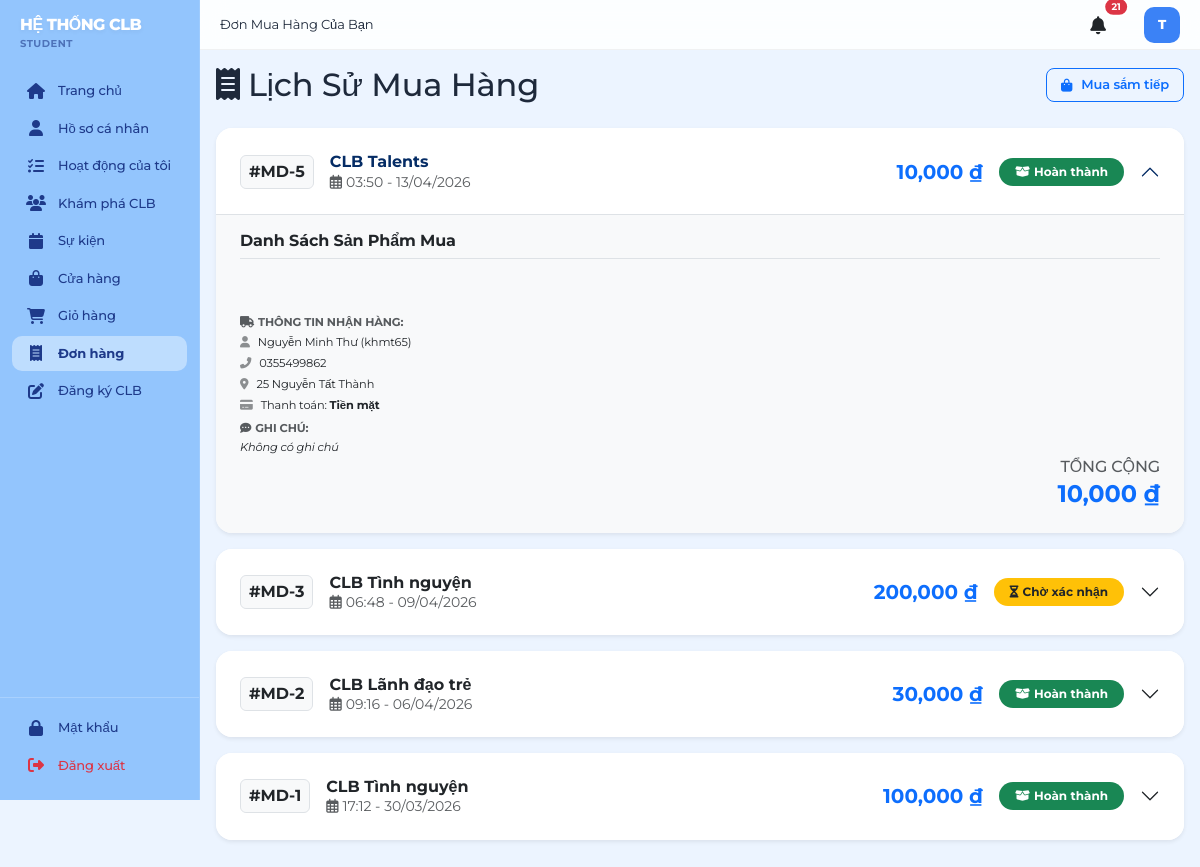
The app's page /orders (signed in) with its own data.
### models.py (models this page shows, shortened)
class User(db.Model):
    __tablename__ = 'users'
    id = db.Column(db.Integer, primary_key=True)
    username = db.Column(db.String(120), unique=True, nullable=False)
    email = db.Column(db.String(120), unique=True, nullable=False)
    password_hash = db.Column(db.String(255), nullable=False)
    user_type = db.Column(db.String(20), nullable=False)  # student, club, admin
    status = db.Column(db.String(20), default=STATUS_ACTIVE)  # active, inactive
    created_at = db.Column(db.DateTime, default=datetime.utcnow)
    updated_at = db.Column(db.DateTime, default=datetime.utcnow, onupdate=datetime.utcnow)
    student_profile = db.relationship('Student', backref='user', uselist=False, cascade='all, delete-orphan')
    club_profile = db.relationship('Club', backref='user', uselist=False, cascade='all, delete-orphan', foreign_keys='Club.user_id')
    def is_student(self):
        return self.user_type == USER_TYPE_STUDENT
    def is_club(self):
        return self.user_type == USER_TYPE_CLUB

class Order(db.Model):
    __tablename__ = 'orders'
    id = db.Column(db.Integer, primary_key=True)
    student_id = db.Column(db.Integer, db.ForeignKey('students.id'), nullable=False)
    club_id = db.Column(db.Integer, db.ForeignKey('clubs.id'), nullable=False)
    order_date = db.Column(db.DateTime, default=datetime.utcnow)
    total_price = db.Column(db.Float, default=0)
    status = db.Column(db.String(20), default=STATUS_PENDING)  # pending, confirmed, shipped, delivered, cancelled
    notes = db.Column(db.Text)
    shipping_name = db.Column(db.String(200))
    shipping_phone = db.Column(db.String(20))
    shipping_email = db.Column(db.String(100))
    shipping_major = db.Column(db.String(100))
    shipping_address = db.Column(db.String(255))
    payment_method = db.Column(db.String(50), default='Tiền mặt')
    updated_at = db.Column(db.DateTime, default=datetime.utcnow, onupdate=datetime.utcnow)
    order_items = db.relationship('OrderItem', backref='order', cascade='all, delete-orphan')

class Club(db.Model):
    __tablename__ = 'clubs'
    id = db.Column(db.Integer, primary_key=True)
    user_id = db.Column(db.Integer, db.ForeignKey('users.id'), nullable=False)
    club_name = db.Column(db.String(200), nullable=False, unique=True)
    description = db.Column(db.Text)
    field = db.Column(db.String(100))  # Lĩnh vực hoạt động (Culture, Sports, etc.)
    logo_url = db.Column(db.String(255))
    establishment_year = db.Column(db.Integer)
    phone = db.Column(db.String(20))
    email = db.Column(db.String(120))
    president_name = db.Column(db.String(200))
    vice_president_name = db.Column(db.String(200))
    status = db.Column(db.String(20), default=STATUS_PENDING)  # pending, approved, rejected
    registered_by_user_id = db.Column(db.Integer, db.ForeignKey('users.id'), nullable=True)  # sinh vien dang ky
    created_at = db.Column(db.DateTime, default=datetime.utcnow)
    updated_at = db.Column(db.DateTime, default=datetime.utcnow, onupdate=datetime.utcnow)
    intended_username = db.Column(db.String(80)) # Ten dang nhap do SV yeu cau
    members = db.relationship('ClubMember', backref='club', cascade='all, delete-orphan')
    applications = db.relationship('ClubApplication', backref='club', cascade='all, delete-orphan')
    events = db.relationship('Event', backref='club', cascade='all, delete-orphan')
    products = db.relationship('Product', backref='club', cascade='all, delete-orphan')
    orders = db.relationship('Order', backref='club', cascade='all, delete-orphan')
    posts = db.relationship('ClubPost', backref='club', cascade='all, delete-orphan')

### app.py (the view)
@app.route('/orders')
@login_required
def orders_list():
    if not current_user.is_student():
        flash('Chỉ sinh viên mới có thể xem đơn hàng', 'danger')
        return redirect(url_for('index'))
    student = current_user.student_profile
    orders = Order.query.filter_by(student_id=student.id).order_by(Order.order_date.desc()).all()
    return render_template('orders.html', orders=orders)

### templates/orders.html (shortened to what this page needs)
{% extends "base.html" %}
{% block page_title %}Đơn Mua Hàng Của Bạn{% endblock %}
{% block content %}
<div class="d-flex justify-content-between align-items-center mb-4">
    <h2 class="page-title mb-0">
        <i class="fas fa-receipt me-2"></i>Lịch Sử Mua Hàng
    </h2>
    <a href="{{ url_for('products_list') }}" class="btn btn-outline-primary">
        <i class="fas fa-shopping-bag me-1"></i> Mua sắm tiếp
    </a>
</div>
<div class="row">
    <div class="col-12">
        {% if orders %}
        <div class="accordion" id="ordersAccordion">
            {% for order in orders %}
            <div class="accordion-item border-0 mb-3 shadow-sm rounded-4 overflow-hidden">
                <h2 class="accordion-header" id="heading{{ order.id }}">
                    <button class="accordion-button {% if loop.index > 1 %}collapsed{% endif %} py-4 px-4 bg-white" type="button" data-bs-toggle="collapse" data-bs-target="#collapse{{ order.id }}" aria-expanded="{% if loop.index == 1 %}true{% else %}false{% endif %}" aria-controls="collapse{{ order.id }}">
                        <div class="d-flex align-items-center justify-content-between w-100 pe-3 flex-wrap gap-2">
                            <div class="d-flex align-items-center">
                                <span class="badge bg-light text-dark border p-2 me-3 fs-6">#MD-{{ order.id }}</span>
                                <div>
                                    <h6 class="mb-0 fw-bold">{{ order.club.club_name }}</h6>
                                    <small class="text-muted"><i class="far fa-calendar-alt me-1"></i>{{ order.order_date.strftime('%H:%M - %d/%m/%Y') }}</small>
                                </div>
                            </div>
                            <div class="d-flex align-items-center gap-3">
                                <h5 class="text-primary mb-0 fw-bold">{{ "{:,.0f}".format(order.total_price) }} ₫</h5>
                                {% if order.status == 'pending' %}
                                <span class="badge bg-warning text-dark px-3 py-2 rounded-pill"><i class="fas fa-hourglass-half me-1"></i>Chờ xác nhận</span>
                                {% elif order.status == 'confirmed' %}
                                <span class="badge bg-info text-dark px-3 py-2 rounded-pill"><i class="fas fa-check-circle me-1"></i>Đã chốt</span>
                                {% elif order.status == 'shipped' %}
                                <span class="badge bg-primary px-3 py-2 rounded-pill"><i class="fas fa-truck me-1"></i>Đang giao</span>
                                {% elif order.status == 'delivered' %}
                                <span class="badge bg-success px-3 py-2 rounded-pill"><i class="fas fa-box-open me-1"></i>Hoàn thành</span>
                                {% elif order.status == 'cancelled' %}
                                <span class="badge bg-danger px-3 py-2 rounded-pill"><i class="fas fa-times-circle me-1"></i>Đã hủy</span>
                                {% endif %}
                            </div>
                        </div>
                    </button>
                </h2>
                <div id="collapse{{ order.id }}" class="accordion-collapse collapse {% if loop.index == 1 %}show{% endif %}" aria-labelledby="heading{{ order.id }}" data-bs-parent="#ordersAccordion">
                    <div class="accordion-body bg-light rounded-bottom px-4 pb-4 pt-3">
                        <h6 class="fw-bold mb-3 border-bottom pb-2">Danh Sách Sản Phẩm Mua</h6>
                        <div class="row mt-3 border-top pt-3 border-light">
                            <div class="col-md-7">
                                <h6 class="text-muted small mb-1 fw-bold"><i class="fas fa-truck me-1"></i>THÔNG TIN NHẬN HÀNG:</h6>
                                <p class="mb-1 text-dark small"><i class="fas fa-user me-2 opacity-50"></i>{{ order.shipping_name or order.student.full_name }} ({{ order.shipping_major or order.student.major }})</p>
                                <p class="mb-1 text-dark small"><i class="fas fa-phone-alt me-2 opacity-50"></i>{{ order.shipping_phone or order.student.phone }}</p>
                                <p class="mb-1 text-dark small"><i class="fas fa-map-marker-alt me-2 opacity-50"></i>{{ order.shipping_address or order.student.address }}</p>
                                <p class="mb-1 text-dark small"><i class="fas fa-credit-card me-2 opacity-50"></i>Thanh toán: <strong>{{ order.payment_method or 'Tiền mặt' }}</strong></p>
                                <div class="mt-2">
                                    <h6 class="text-muted small mb-1 fw-bold"><i class="fas fa-comment-dots me-1"></i>GHI CHÚ:</h6>
                                    <p class="mb-0 fst-italic text-dark small">{{ order.notes if order.notes else 'Không có ghi chú' }}</p>
                                </div>
                            </div>
                            <div class="text-end">
                                <h6 class="text-muted mb-1">TỔNG CỘNG</h6>
                                <h4 class="text-primary fw-bold mb-0">{{ "{:,.0f}".format(order.total_price) }} ₫</h4>
                            </div>
                        </div>
                    </div>
                </div>
            </div>
            {% endfor %}
        </div>
        {% endif %}
    </div>
</div>
{% endblock %}

### templates/base.html (shortened to what this page needs)
<!DOCTYPE html>
<html lang="vi">
<head>
    <link href="https://cdn.jsdelivr.net/npm/bootstrap@5.3.0/dist/css/bootstrap.min.css" rel="stylesheet">
    <link rel="stylesheet" href="https://cdnjs.cloudflare.com/ajax/libs/font-awesome/6.4.0/css/all.min.css">
<link rel="stylesheet" href="{{ url_for('static', filename='css/style.css') }}">
</head>
<body>
    <div class="layout">
        {% if not hide_sidebar %}
        <div class="sidebar">
            <div class="logo">
                <h5>HỆ THỐNG CLB</h5>
                <p>{% if current_user.is_authenticated %}{{ current_user.user_type }}{% else %}Sinh viên{% endif %}</p>
            </div>
            <nav class="sidebar-nav">
                {% if current_user.is_authenticated %}
                    {% if current_user.is_student() %}
                        <div class="nav-item">
                            <a href="{{ url_for('student_dashboard') }}" class="nav-link {% if request.endpoint == 'student_dashboard' %}active{% endif %}">
                                <i class="fas fa-home"></i> Trang chủ
                            </a>
                        </div>
                        <div class="nav-item">
                            <a href="{{ url_for('student_profile') }}" class="nav-link {% if request.endpoint and 'profile' in request.endpoint %}active{% endif %}">
                                <i class="fas fa-user"></i> Hồ sơ cá nhân
                            </a>
                        </div>
                        <div class="nav-item">
                            <a href="{{ url_for('student_activities') }}" class="nav-link {% if request.endpoint == 'student_activities' %}active{% endif %}">
                                <i class="fas fa-tasks"></i> Hoạt động của tôi
                            </a>
                        </div>
                        <div class="nav-item">
                            <a href="{{ url_for('student_clubs') }}" class="nav-link {% if request.endpoint == 'student_clubs' %}active{% endif %}">
                                <i class="fas fa-users"></i> Khám phá CLB
                            </a>
                        </div>
                        <div class="nav-item">
                            <a href="{{ url_for('student_events') }}" class="nav-link {% if request.endpoint == 'student_events' %}active{% endif %}">
                                <i class="fas fa-calendar"></i> Sự kiện
                            </a>
                        </div>
                        <div class="nav-item">
                            <a href="{{ url_for('products_list') }}" class="nav-link {% if 'product' in request.endpoint|string %}active{% endif %}">
                                <i class="fas fa-shopping-bag"></i> Cửa hàng
                            </a>
                        </div>
                        <div class="nav-item">
                            <a href="{{ url_for('cart') }}" class="nav-link {% if request.endpoint == 'cart' %}active{% endif %}">
                                <i class="fas fa-shopping-cart"></i> Giỏ hàng
                            </a>
                        </div>
                        <div class="nav-item">
                            <a href="{{ url_for('orders_list') }}" class="nav-link {% if request.endpoint == 'orders_list' %}active{% endif %}">
                                <i class="fas fa-receipt"></i> Đơn hàng
                            </a>
                        </div>
                        <div class="nav-item">
                            <a href="{{ url_for('student_club_register') }}" class="nav-link {% if request.endpoint == 'student_club_register' %}active{% endif %}">
                                <i class="fas fa-edit"></i> Đăng ký CLB
                            </a>
                        </div>
                    {% endif %}
                {% endif %}
            </nav>
            {% if current_user.is_authenticated %}
            <div class="sidebar-footer">
                <div class="nav-item">
                    <a href="{{ url_for('change_credentials') }}" class="nav-link {% if request.endpoint == 'change_credentials' %}active{% endif %}">
                        <i class="fas fa-lock"></i> Mật khẩu
                    </a>
                </div>
                <div class="nav-item">
                    <a href="{{ url_for('logout') }}" class="nav-link text-danger">
                        <i class="fas fa-sign-out-alt"></i> Đăng xuất
                    </a>
                </div>
            </div>
            {% endif %}
        </div>
        {% endif %}
        <div class="main-container {% if hide_sidebar %}no-sidebar{% endif %}">
            {% if not hide_sidebar %}
            <div class="top-header">
                <div class="header-left">
                    {% block page_title %}{% endblock %}
                </div>
                <div class="header-right">
                    <a href="{{ url_for('notifications_list') }}" class="notification-icon position-relative text-dark text-decoration-none me-3">
                        <i class="fas fa-bell"></i>
                        {% if unread_count > 0 %}
                        <span class="position-absolute top-0 start-100 translate-middle badge rounded-pill bg-danger" style="font-size: 0.6rem; padding: 0.35em 0.65em; border: 2px solid #fff;">
                            {{ unread_count if unread_count < 100 else '99+' }}
                        </span>
                        {% endif %}
                    </a>
                    {% if current_user.is_authenticated %}
                        {% set avatar = None %}
                        {% if current_user.is_student() and current_user.student_profile and current_user.student_profile.avatar_url %}
                            {% set avatar = current_user.student_profile.avatar_url %}
                        {% elif current_user.is_club() and current_user.club_profile and current_user.club_profile.logo_url %}
                            {% set avatar = current_user.club_profile.logo_url %}
                        {% endif %}
                        {% if avatar %}
                        <div class="user-avatar border border-2 shadow-sm" title="{{ current_user.username }}">
                            <img src="{{ avatar }}" alt="Avatar" style="width: 100%; height: 100%; object-fit: cover; border-radius: 50%;">
                        </div>
                        {% else %}
                        <div class="user-avatar" title="{{ current_user.username or 'User' }}">
                            {{ (current_user.username[0].upper() if current_user.username else '?') }}
                        </div>
                        {% endif %}
                    {% endif %}
                </div>
            </div>
            {% endif %}
            <div class="content-area">
                {% block content %}{% endblock %}
            </div>
        </div>
    </div>
</body>
</html>

### records on screen
User: user_type "STUDENT", username "T"
Order: id "5", club.club_name "CLB Talents", order_date "03:50 - 13/04/2026", total_price "10,000", status "delivered" (drawn), shipping_name "Nguyễn Minh Thư", shipping_major "khmt65", shipping_phone "0355499862", shipping_address "25 Nguyễn Tất Thành", payment_method "Tiền mặt", notes "Không có ghi chú"
Order: id "3", club.club_name "CLB Tình nguyện", order_date "06:48 - 09/04/2026", total_price "200,000", status "pending" (drawn)
Order: id "2", club.club_name "CLB Lãnh đạo trẻ", order_date "09:16 - 06/04/2026", total_price "30,000", status "delivered" (drawn)
Order: id "1", club.club_name "CLB Tình nguyện", order_date "17:12 - 30/03/2026", total_price "100,000", status "delivered" (drawn)

### other values on screen
{{ unread_count if unread_count < 100 else '99+' }} "21"
